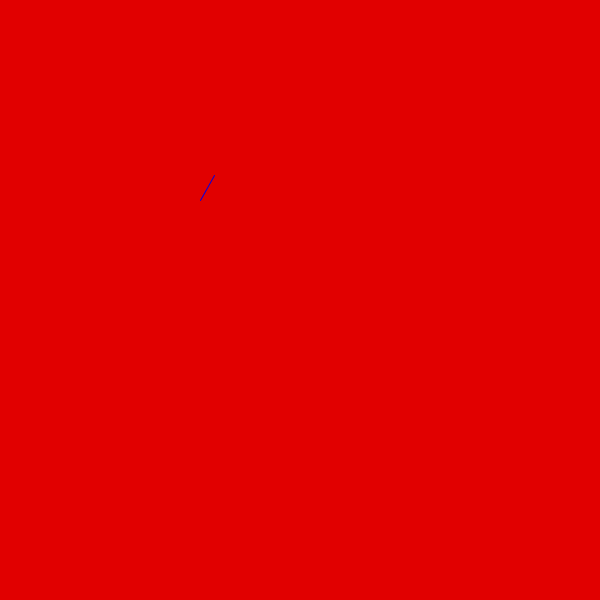
Frame 1 (no input)
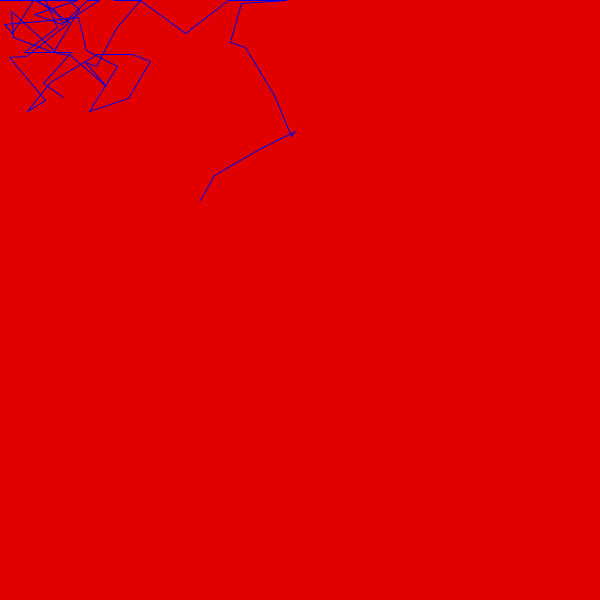
Frame 60 (the mouse pressed at the canvas centre just before this capture)
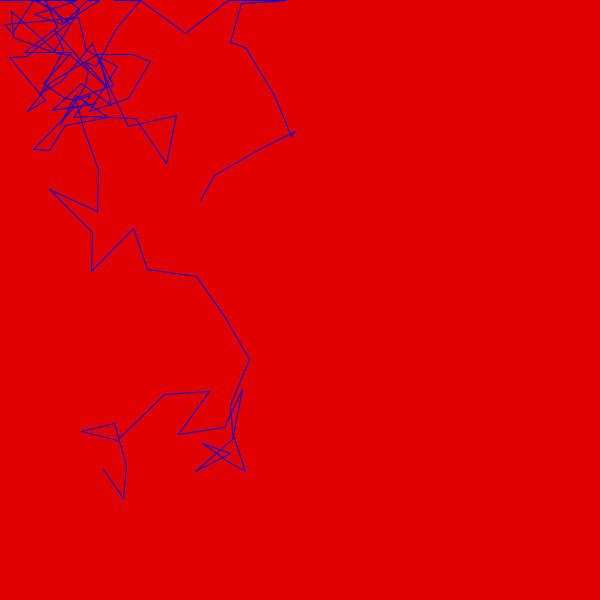
Frame 120 (the mouse held since frame 60 and released just before this capture)

The Processing sketch that drew these frames (run headless with seeded random() and noise(); from frame 60 on, the mouse is pressed at the canvas centre):

// Processing sketch: ligne_aleatoire
// ── ligne_aleatoire.pde
float x,y;

void setup() {
  size(600,600); //réglage du format de la fenêtre
  background(225,0,0); //réglage des couleurs
  stroke(0,0,225);
  x=200;y=200; //affectation de valeurs à x et y;
}

void draw() {
  //script executé régulièrement
  float newx = x+random(-50,50); //création de newx
  float newy = y+random(-50,50); //création de newy
  
  //contraintes appliquées à newx et newy
  //afin de les empêcher de sortir de l'écran
  if(newx<0){newx=0;} if(newx>width){newx=width;}
  if(newy<0){newy=0;}  if(newy>height){newy=height;}
  //tracé de la ligne
  line(x,y,newx,newy);
  //enfin, x prend la valeur de newx et y celle de newy
  
  x=newx; y=newy;
}
